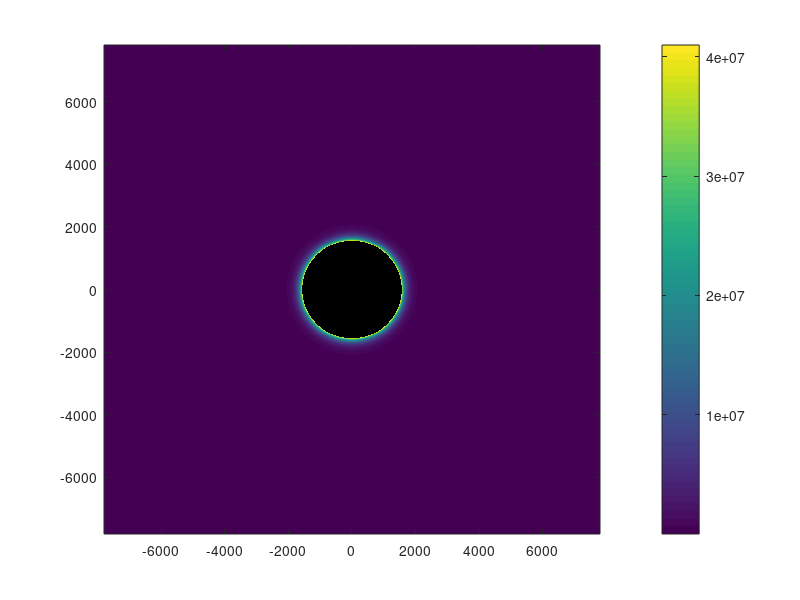

The MATLAB script that drew this image: (Note: this script raises an error after producing the figure.)
R_E = 1560e3;     % Europa radius (m)
n10 = 4e7;
hs1 = 100e3;
n20 = 1e6;
hs2 = 500e3;

x_plane = 0;    % slice plane coordinate
z_plane = 0;
sim_range = linspace(-5*R_E, 5*R_E, 1000);
% choose which plane you want
[Y, Z] = meshgrid(sim_range, sim_range);
X = z_plane * ones(size(Y));

% distance and mask
r_mag = sqrt(X.^2 + Y.^2 + Z.^2);
mask = (r_mag >= R_E);

% compute azimuth phi in (-pi, pi]
phis = atan2(Y, X) + pi;
phis = mod(phis + pi, 2*pi) - pi;

% base density everywhere
baseN = n10 .* exp(-(r_mag - R_E)/hs1) + n20 .* exp(-(r_mag - R_E)/hs2);

% apply the angular enhancement for |phi| <= pi/2
halfPlane = abs(phis) <= pi/2;   % picks +/-90° around +x (or around -x if you shifted)
N_n = NaN(size(r_mag));         % NaN inside the body automatically

% combined mask for valid points
applyMask = mask & halfPlane;
N_n(mask) = baseN(mask);                     % default where outside body
N_n(applyMask) = (1 + 2 .* cos(phis(applyMask))) .* baseN(applyMask);

% prevent negative values if (1+2*cos) can go negative
N_n(N_n < 0) = 0;

figure;
imagesc(sim_range/1e3, sim_range/1e3, N_n);
set(gca,'YDir','normal');
cb = colorbar; cb.Label.String = 'parts/cm^-3';
xlabel('y (km)'); ylabel('z (km)');

title('Europa Neutral Density Distribution');
